Frame 1 (no input): blank canvas, image omitted
Frame 60 (the mouse pressed at the canvas centre just before this capture): blank canvas, image omitted
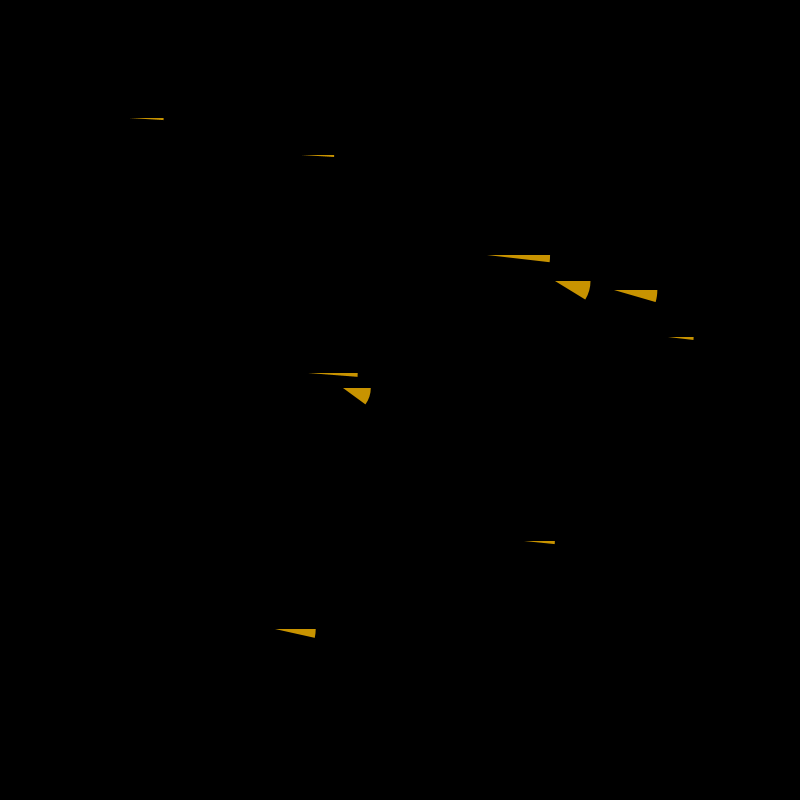
Frame 120 (the mouse held since frame 60 and released just before this capture)

The Processing sketch whose frames 1 and 60 were blank and that drew this single picture after the mouse press (run headless with seeded random() and noise(); from frame 60 on, the mouse is pressed at the canvas centre):

// Processing sketch: revision_objet_fait_en_atelier
// ── revision_objet_fait_en_atelier.pde

ArrayList <Arc> arcs;
//Arc a;

void setup() {
  size(800, 800);
  arcs = new ArrayList <Arc> ();

  //a = new Arc(int(width * 0.5), int(height * 0.5));
}


void draw() {
  background(0);

  //a.update();
  //a.display();

  // Utilisation du ArrayList
  if (arcs.size() > 0) {
    // On boucle à reculons
    for (int i = arcs.size() - 1; i >= 0; i--) {
      // copie de notre instance dans la liste que l’on attribue à un objet temporaire
      //Arc a  = arcs.get(i);
      //a.update();
      //a.display();

      // Accès direct l’instance dans le Arraylist et appel de ses méthodes
      arcs.get(i).update();
      arcs.get(i).display();
    }
  }
}

void mousePressed() {
  for (int i = 0; i < 10; i++) {
    float x = random(100, width-100);
    float y = random(100, height-100);
    arcs.add(new Arc(int(x), int(y)));
  }

  //Arc tempArc = new Arc(mouseX, mouseY);
  //arcs.add(tempArc);
}

void keyPressed() {
  if (key == ' ') {
    arcs.clear();
    //arcs.get(0).angle = 1;
  }
}

// ── Arc.pde
class Arc {
  // variables membres
  int posx, posy;
  float taille, angle, facteurAttenuation;


  // constructeurs
  Arc (int _posx, int _posy) {
    posx = _posx;
    posy = _posy;
    taille = 30 + (random(20, 100));
    angle = 1;
    facteurAttenuation = 1.02 + random(0.05);
  }


  // méthodes
  void update() {
    angle *= facteurAttenuation;
    if (angle >= 360) {
      angle = 1;
    }
    //angle %= 360;
  }

  void display() {
    fill(#FFBC00, 200);
    noStroke();

    arc(posx, posy, taille, taille, 0, radians(angle), PIE);
  }
}
